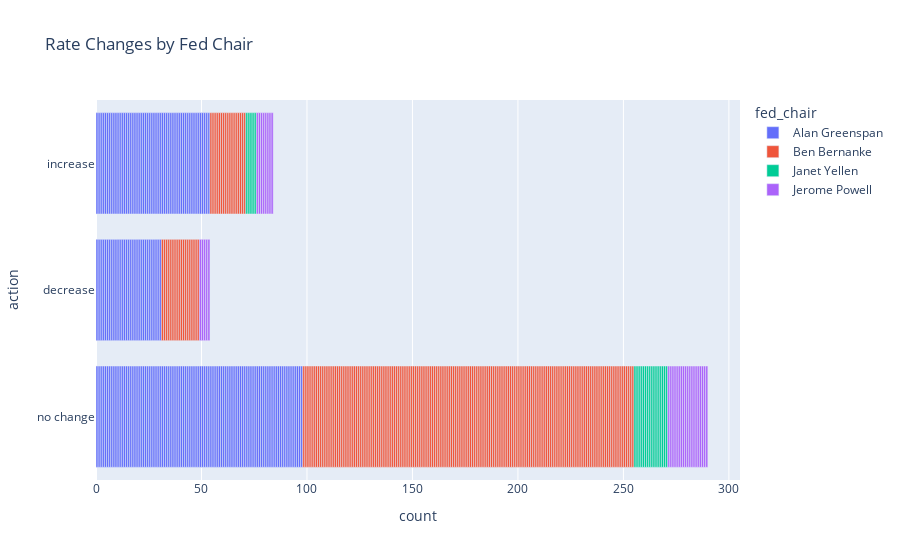

Notebook code cell kept with this figure:
### Markdown cell above
<br>

### FOMC Decision Events

The following graph anayzes the FOMC actions by Meeting outcome. The rates of activity are not consistent. No action or holding interest rates stable is by far the most prominent outcome in the dataset.

### Code cell
fig = px.bar(df_merge, y="action", color='fed_chair', orientation='h',
             hover_data=["action", "rate_change"],
             height=400,
             title='Rate Changes by Fed Chair')
fig.show()

### Figure 1 — Plotly figure (JSON) as saved in the notebook; plotly's stock layout.template omitted (floating-point values rounded to 4 significant figures; data arrays with more than 128 entries replaced by an {"elided": "..."} marker saying what was removed)
{"data": [{"alignmentgroup": "True", "customdata": {"elided": "183x1 float values"}, "hovertemplate": "fed_chair=Alan Greenspan<br>count=%{x}<br>action=%{y}<br>rate_change=%{customdata[0]}<extra></extra>", "legendgroup": "Alan Greenspan", "marker": {"color": "#636efa", "pattern": {"shape": ""}}, "name": "Alan Greenspan", "offsetgroup": "Alan Greenspan", "orientation": "h", "showlegend": true, "textposition": "auto", "type": "bar", "x": {"elided": "183 int values"}, "xaxis": "x", "y": {"elided": "183 str values"}, "yaxis": "y"}, {"alignmentgroup": "True", "customdata": {"elided": "192x1 float values"}, "hovertemplate": "fed_chair=Ben Bernanke<br>count=%{x}<br>action=%{y}<br>rate_change=%{customdata[0]}<extra></extra>", "legendgroup": "Ben Bernanke", "marker": {"color": "#EF553B", "pattern": {"shape": ""}}, "name": "Ben Bernanke", "offsetgroup": "Ben Bernanke", "orientation": "h", "showlegend": true, "textposition": "auto", "type": "bar", "x": {"elided": "192 int values"}, "xaxis": "x", "y": {"elided": "192 str values"}, "yaxis": "y"}, {"alignmentgroup": "True", "customdata": [[0.0025], [0.0025], [0], [0], [0], [0], [0], [0], [0], [0], [0], [0.0025], [0], [0], [0.0025], [0], [0], [0], [0], [0], [0.0025]], "hovertemplate": "fed_chair=Janet Yellen<br>count=%{x}<br>action=%{y}<br>rate_change=%{customdata[0]}<extra></extra>", "legendgroup": "Janet Yellen", "marker": {"color": "#00cc96", "pattern": {"shape": ""}}, "name": "Janet Yellen", "offsetgroup": "Janet Yellen", "orientation": "h", "showlegend": true, "textposition": "auto", "type": "bar", "x": [1, 1, 1, 1, 1, 1, 1, 1, 1, 1, 1, 1, 1, 1, 1, 1, 1, 1, 1, 1, 1], "xaxis": "x", "y": ["increase", "increase", "no change", "no change", "no change", "no change", "no change", "no change", "no change", "no change", "no change", "increase", "no change", "no change", "increase", "no change", "no change", "no change", "no change", "no change", "increase"], "yaxis": "y"}, {"alignmentgroup": "True", "customdata": [[0.0025], [0], [0.0025], [0.0025], [0], [0.0025], [0.0025], [0], [0.0025], [0.0025], [0.0025], [0], [0], [0], [0], [0], [0], [0], [0], [-0.0025], [-0.0025], [-0.0025], [-0.0025], [0], [-0.0025], [-0.0025], [-0.0025], [0], [-0.01], [0], [0], [0]], "hovertemplate": "fed_chair=Jerome Powell<br>count=%{x}<br>action=%{y}<br>rate_change=%{customdata[0]}<extra></extra>", "legendgroup": "Jerome Powell", "marker": {"color": "#ab63fa", "pattern": {"shape": ""}}, "name": "Jerome Powell", "offsetgroup": "Jerome Powell", "orientation": "h", "showlegend": true, "textposition": "auto", "type": "bar", "x": [1, 1, 1, 1, 1, 1, 1, 1, 1, 1, 1, 1, 1, 1, 1, 1, 1, 1, 1, 1, 1, 1, 1, 1, 1, 1, 1, 1, 1, 1, 1, 1], "xaxis": "x", "y": ["increase", "no change", "increase", "increase", "no change", "increase", "increase", "no change", "increase", "increase", "increase", "no change", "no change", "no change", "no change", "no change", "no change", "no change", "no change", "no change", "no change", "no change", "decrease", "no change", "decrease", "decrease", "decrease", "no change", "decrease", "no change", "no change", "no change"], "yaxis": "y"}], "layout": {"autosize": true, "barmode": "relative", "legend": {"title": {"text": "fed_chair"}, "tracegroupgap": 0}, "title": {"text": "Rate Changes by Fed Chair"}, "xaxis": {"anchor": "y", "autorange": true, "domain": [0, 1], "range": [0, 305.3], "title": {"text": "count"}, "type": "linear"}, "yaxis": {"anchor": "x", "autorange": true, "domain": [0, 1], "range": [-0.5, 2.5], "title": {"text": "action"}, "type": "category"}}}
